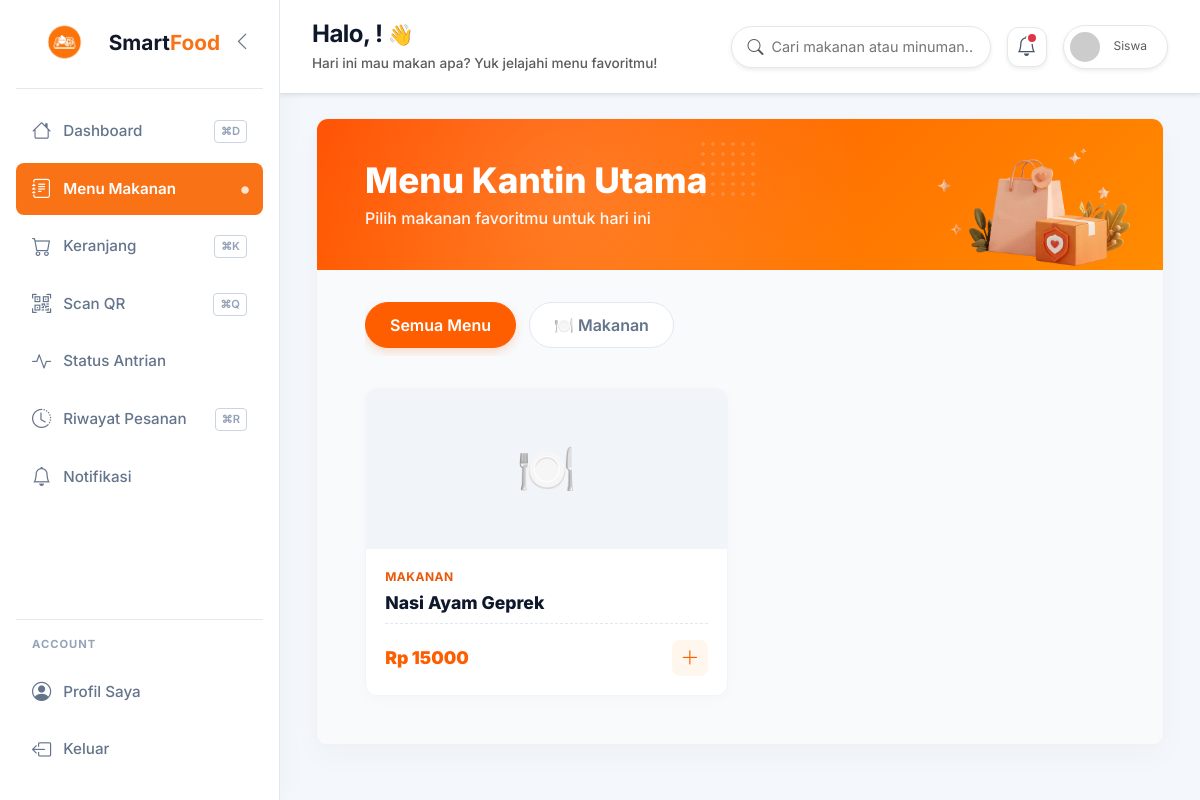
Before: /menu/3/ with the older database file.
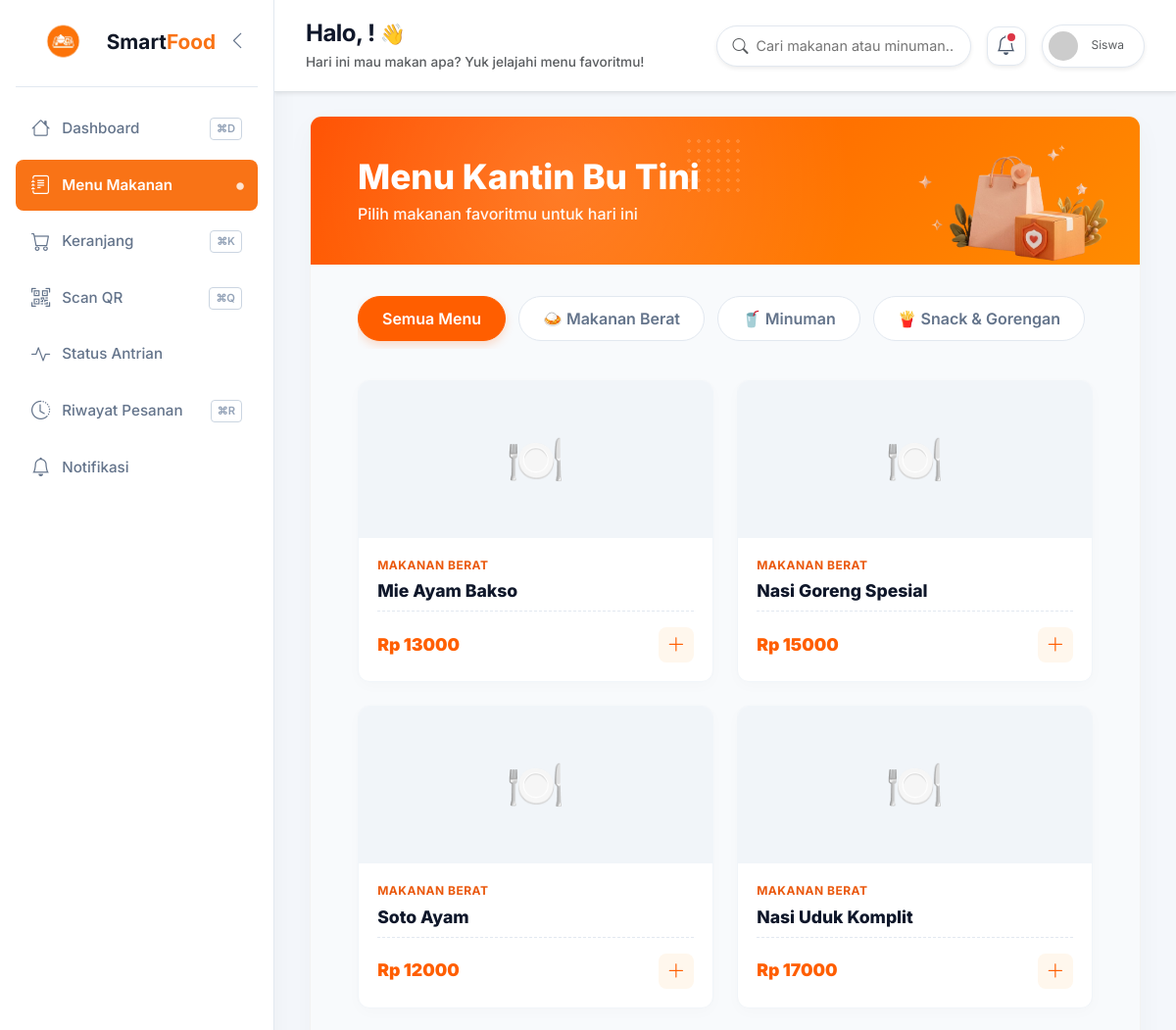
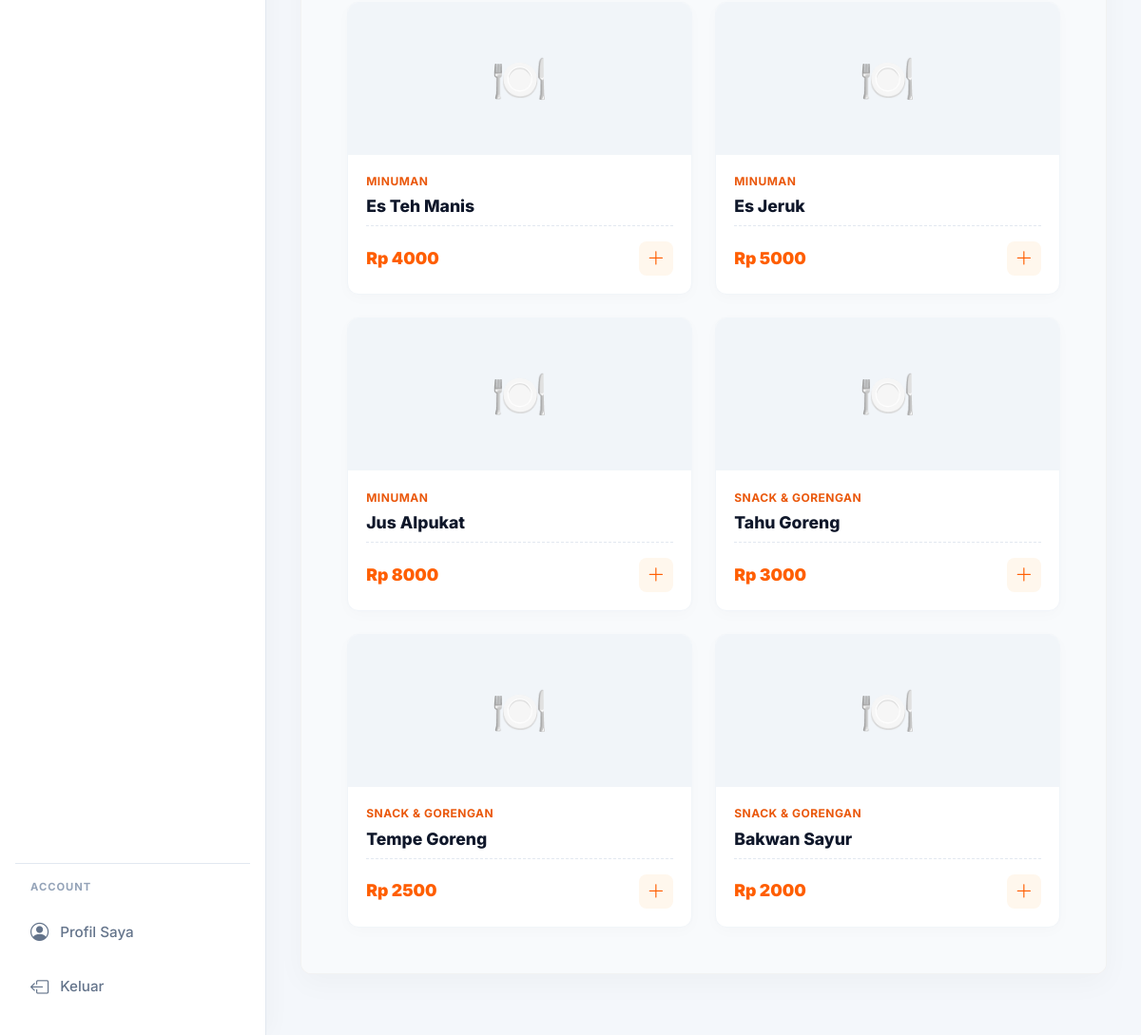
After: the same page with the newer database file (2 pictures, top to bottom).
### accounts/models.py (models this page shows, shortened)
class Canteen(models.Model):
    name = models.CharField(max_length=100)
    description = models.TextField(blank=True)
    location = models.CharField(max_length=200)
    vendor = models.OneToOneField(
        CustomUser,
        on_delete=models.CASCADE,
        related_name='canteen',
        limit_choices_to={'role': 'vendor'}
    )
    image = models.ImageField(upload_to='canteens/', blank=True, null=True)
    is_active = models.BooleanField(default=True)
    open_time = models.TimeField(null=True, blank=True)
    close_time = models.TimeField(null=True, blank=True)
    created_at = models.DateTimeField(auto_now_add=True)
    class Meta:
        verbose_name = 'Kantin'
        verbose_name_plural = 'Daftar Kantin'

### menu/models.py (models this page shows, shortened)
class Category(models.Model):
    name = models.CharField(max_length=100)
    icon = models.CharField(max_length=10, default='🍽️')
    class Meta:
        verbose_name_plural = 'Kategori'

class MenuItem(models.Model):
    canteen = models.ForeignKey(Canteen, on_delete=models.CASCADE, related_name='menu_items')
    category = models.ForeignKey(Category, on_delete=models.SET_NULL, null=True, blank=True, related_name='items')
    name = models.CharField(max_length=200)
    description = models.TextField(blank=True)
    price = models.DecimalField(max_digits=10, decimal_places=0)
    image = models.ImageField(upload_to='menu/', blank=True, null=True)
    is_available = models.BooleanField(default=True)
    order_count = models.PositiveIntegerField(default=0)
    created_at = models.DateTimeField(auto_now_add=True)
    updated_at = models.DateTimeField(auto_now=True)
    class Meta:
        verbose_name = 'Menu'
        verbose_name_plural = 'Daftar Menu'
        ordering = ['-order_count']

### menu/views.py (the view)
# urls.py: path('<int:canteen_id>/', views.menu_list, name='menu_list'),
def menu_list(request, canteen_id):
    canteen = get_object_or_404(Canteen, id=canteen_id, is_active=True)
    categories = Category.objects.filter(items__canteen=canteen).distinct()
    selected_cat = request.GET.get('category', '')
    items = MenuItem.objects.filter(canteen=canteen, is_available=True)
    if selected_cat:
        items = items.filter(category__id=selected_cat)
    context = {
        'canteen': canteen,
        'items': items,
        'categories': categories,
        'selected_cat': selected_cat,
    }
    return render(request, 'menu/list.html', context)

### notifications/context_processors.py (called while the page is built, shortened)
def notifications_processor(request):
    return {'unread_notifications': 0, 'recent_notifications': []}

### templates/menu/list.html (shortened to what this page needs)
{% extends 'student_panel/base_student.html' %}
{% load static %}
{% block nav_menu_makanan %}active{% endblock %}
{% block content %}
<div class="container-fluid wrapper-outer">
    <div class="main-card">
        <div class="header-premium">
            <div class="header-text-box">
                <h1>Menu {{ canteen.name }}</h1>
                <p>Pilih makanan favoritmu untuk hari ini</p>
            </div>
            <img src="{% static 'img/keranang.png' %}" alt="Illustration" class="header-illustration">
        </div>
        <div class="content-inner">
            <div class="category-filter">
                <a href="{% url 'menu_list' canteen.id %}" class="btn-cat {% if not selected_cat %}active{% endif %}">
                    Semua Menu
                </a>
                {% for cat in categories %}
                <a href="?category={{ cat.id }}" class="btn-cat {% if selected_cat == cat.id|stringformat:'s' %}active{% endif %}">
                    {{ cat.icon }} {{ cat.name }}
                </a>
                {% endfor %}
            </div>
            <div class="menu-grid">
                {% for item in items %}
                <div class="menu-card">
                    <a href="{% url 'menu_detail' item.id %}" style="text-decoration: none; display: block; flex-grow: 1;">
                        <div class="menu-img-wrapper">
                            {% if item.image %}
                            <img src="{{ item.image.url }}" class="menu-img" alt="{{ item.name }}">
                            {% else %}
                            <div class="menu-placeholder">🍽️</div>
                            {% endif %}
                        </div>
                        <div class="menu-info">
                            <div class="menu-cat-label">{{ item.category.name|default:"Umum" }}</div>
                            <h3 class="menu-name">{{ item.name }}</h3>
                            <div class="menu-footer">
                                <div class="menu-price">Rp {{ item.price }}</div>
                                <button onclick="addToCart(event, {{ item.id }})" class="btn-add">
                                    <i class="bi bi-plus-lg"></i>
                                </button>
                            </div>
                        </div>
                    </a>
                </div>
                {% endfor %}
            </div>
        </div>
    </div>
</div>
{% endblock %}

### templates/student_panel/base_student.html (shortened to what this page needs)
{% load static %}
<!DOCTYPE html>
<html lang="id">
<head>
    <link href="https://cdn.jsdelivr.net/npm/bootstrap@5.3.2/dist/css/bootstrap.min.css" rel="stylesheet">
    <link rel="stylesheet" href="https://cdn.jsdelivr.net/npm/bootstrap-icons@1.11.1/font/bootstrap-icons.css">
</head>
<body>
    <aside class="sidebar" id="sidebar">
        <div class="sidebar-header" style="justify-content: space-between;">
            <a href="#" class="brand d-flex align-items-center text-decoration-none"
                style="gap: 4px; overflow: hidden; white-space: nowrap;">
                <img src="{% static 'img/logo2.png' %}" alt="Logo" style="height: 44px; border-radius: 8px;">
                <span class="brand-text fw-bold"
                    style="font-size: 1.3rem; color: #111827; line-height: 1.1; margin-top: 2px;">Smart<span
                        style="color: var(--primary);">Food</span></span>
            </a>
            <button class="toggle-sidebar-btn d-none d-lg-block" onclick="toggleSidebar()" style="margin-left: 0;">
                <i class="bi bi-chevron-left" id="toggleIcon"></i>
            </button>
        </div>
        <ul class="nav-menu">
            <li class="nav-item">
                <a href="{% url 'student_dashboard' %}" class="nav-link {% block nav_dashboard %}{% endblock %}">
                    <i class="bi bi-house"></i> <span>Dashboard</span> <span class="shortcut">⌘D</span>
                </a>
            </li>
            <li class="nav-item">
                <a href="{% url 'student_menu' %}" class="nav-link {% block nav_menu_makanan %}{% endblock %}">
                    <i class="bi bi-journal-text"></i> <span>Menu Makanan</span>
                </a>
            </li>
            <li class="nav-item">
                <a href="{% url 'cart' %}" class="nav-link {% block nav_cart %}{% endblock %}">
                    <i class="bi bi-cart"></i> <span>Keranjang</span> <span class="shortcut">⌘K</span>
                </a>
            </li>
            <li class="nav-item">
                <a href="{% url 'scan_qr' %}" class="nav-link {% block nav_scan %}{% endblock %}">
                    <i class="bi bi-qr-code-scan"></i> <span>Scan QR</span> <span class="shortcut">⌘Q</span>
                </a>
            </li>
            <li class="nav-item">
                <a href="{% url 'current_queue' %}" class="nav-link {% block nav_status_antrian %}{% endblock %}">
                    <i class="bi bi-activity"></i> <span>Status Antrian</span>
                </a>
            </li>
            <li class="nav-item">
                <a href="{% url 'order_history' %}" class="nav-link {% block nav_history %}{% endblock %}">
                    <i class="bi bi-clock-history"></i> <span>Riwayat Pesanan</span> <span class="shortcut">⌘R</span>
                </a>
            </li>
            <li class="nav-item">
                <a href="{% url 'notifications' %}" class="nav-link {% block nav_notifikasi %}{% endblock %}">
                    <i class="bi bi-bell"></i> <span>Notifikasi</span>
                </a>
            </li>
        </ul>
        <ul class="nav-menu bottom-nav"
            style="flex-grow: 0; margin-top: auto; padding-top: 1rem; border-top: 1px solid var(--border-color);">
            <div
                style="font-size: 0.7rem; font-weight: 700; color: #94a3b8; margin-bottom: 0.5rem; padding-left: 1rem; letter-spacing: 1px;">
                ACCOUNT</div>
            <li class="nav-item">
                <a href="{% url 'profile' %}" class="nav-link {% block nav_profile %}{% endblock %}"><i
                        class="bi bi-person-circle"></i> <span>Profil Saya</span></a>
            </li>
            <li class="nav-item">
                <a href="{% url 'logout' %}" class="nav-link"><i class="bi bi-box-arrow-left"></i>
                    <span>Keluar</span></a>
            </li>
        </ul>
    </aside>
    <main class="main-content">
        {% block top_header %}
        {% include 'student_panel/header.html' %}
        {% endblock %}
        {% block content %}{% endblock %}
    </main>
</body>
</html>

### templates/student_panel/header.html (shortened to what this page needs)
<div class="student-top-header bg-white d-flex justify-content-between align-items-center mb-4 border-bottom shadow-sm" style="margin: 0 -1.5rem 2rem -1.5rem; padding: 1.25rem 2rem; border-color: #e2e8f0; position: sticky; top: 0; z-index: 1000;">
    <div class="d-flex align-items-center gap-3">
        <div class="header-title">
            <h1 class="fw-bold mb-1" style="font-size: 1.5rem; color: #0f172a; letter-spacing: -0.5px;">
                {% block header_title %}Halo, {{ user.first_name|default:user.username }}! <span style="font-size: 1.3rem;">👋</span>{% endblock %}
            </h1>
            <p class="text-muted mb-0" style="font-size: 0.85rem; font-weight: 500;">
                {% block header_subtitle %}Hari ini mau makan apa? Yuk jelajahi menu favoritmu!{% endblock %}
            </p>
        </div>
    </div>
    <div class="header-actions d-flex align-items-center gap-3">
        <div class="d-none d-md-flex align-items-center bg-white px-3 py-2 rounded-pill shadow-sm" style="border: 1px solid #e2e8f0; width: 260px;">
            <i class="bi bi-search text-muted me-2"></i>
            <input type="text" placeholder="Cari makanan atau minuman..." class="border-0 bg-transparent w-100" style="outline: none; font-size: 0.9rem; color: #334155;">
        </div>
        <a href="{% url 'order_history' %}" class="position-relative bg-white shadow-sm d-flex align-items-center justify-content-center text-dark text-decoration-none" style="width: 40px; height: 40px; border-radius: 12px; border: 1px solid #e2e8f0; transition: transform 0.2s;" onmouseover="this.style.transform='translateY(-2px)'" onmouseout="this.style.transform='translateY(0)'">
            <i class="bi bi-bell fs-5" style="color: #475569;"></i>
            <span class="position-absolute translate-middle p-1 bg-danger border border-2 border-white rounded-circle" style="top: 10px; right: 2px;">
            </span>
        </a>
        <a href="#" class="d-flex align-items-center gap-2 bg-white p-1 rounded-pill text-decoration-none shadow-sm" style="border: 1px solid #e2e8f0; transition: transform 0.2s;" onmouseover="this.style.transform='translateY(-2px)'" onmouseout="this.style.transform='translateY(0)'">
            <img src="https://ui-avatars.com/api/?name={{ user.first_name|default:user.username }}&background=f97316&color=fff&font-size=0.33&bold=true" alt="Avatar" class="rounded-circle" style="width: 34px; height: 34px; object-fit: cover; border: 2px solid white;">
            <div class="d-none d-sm-block pe-3 ps-1">
                <div class="text-muted" style="font-size: 0.75rem; line-height: 1.2;">Siswa</div>
            </div>
        </a>
    </div>
</div>

### templates/student_panel/base_student.html (style rules this page uses)
:root { --sidebar-bg: #ffffff; --main-bg: #F4F7FB; --card-white: #ffffff; --text-dark: #334155; --text-muted: #64748b; --active-pill: #f97316; --active-text: #ffffff; --primary: #f97316; --border-color: #e2e8f0; }
* { margin: 0; padding: 0; box-sizing: border-box; }
body { font-family: 'Inter', sans-serif; background-color: var(--main-bg); color: var(--text-dark); display: flex; height: 100vh; overflow: hidden; }
.sidebar { width: 280px; min-width: 280px; background-color: var(--sidebar-bg); height: 100vh; border-right: 1px solid var(--border-color); box-shadow: 4px 0 24px rgba(0,0,0,0.03); padding: 1.25rem 1rem 1.5rem 1rem; display: flex; flex-direction: column; z-index: 10; transition: all 0.3s cubic-bezier(0.4, 0, 0.2, 1); position: relative; }
.sidebar-header { display: flex; align-items: center; padding: 0 0.5rem 1.5rem 0.5rem; margin-bottom: 1rem; border-bottom: 1px solid var(--border-color); }
.toggle-sidebar-btn { background: transparent; color: var(--text-muted); border: none; display: flex; align-items: center; justify-content: center; cursor: pointer; transition: all 0.2s ease; font-size: 1.2rem; padding: 0 0.2rem; }
.nav-menu { list-style: none; padding: 0; margin: 0; flex-grow: 1; display: flex; flex-direction: column; gap: 0.3rem; overflow-y: auto; }
.nav-link { display: flex; align-items: center; gap: 12px; padding: 0.75rem 1rem; color: var(--text-muted); text-decoration: none; font-weight: 500; font-size: 0.95rem; border-radius: 8px; transition: all 0.2s; position: relative; }
.nav-link i { font-size: 1.2rem; transition: transform 0.2s; }
.nav-link .shortcut { margin-left: auto; font-size: 0.7rem; border: 1px solid #cbd5e1; padding: 2px 6px; border-radius: 4px; color: #94a3b8; font-weight: 600; }
.nav-link.active { background-color: var(--active-pill); color: var(--active-text); font-weight: 600; }
.nav-link.active i { color: var(--active-text); }
.nav-link.active::after { content: "•"; position: absolute; right: 12px; color: rgba(255, 255, 255, 0.8); font-size: 1.5rem; line-height: 1; }
.main-content { flex-grow: 1; padding: 0 1.5rem 2rem 1.5rem; overflow-y: auto; position: relative; }
.header-title h1 { font-size: 1.7rem; font-weight: 800; color: #0f172a; margin: 0; letter-spacing: -0.5px; }
.header-title p { color: var(--text-muted); margin: 0; font-size: 0.95rem; }
.header-actions { display: flex; align-items: center; gap: 1.2rem; }

Changed rows visible on the page:
removed MenuItem: category.name "MAKANAN", name "Nasi Ayam Geprek", price "15000"
changed Canteen: name "Kantin Utama" → "Kantin Bu Tini"
changed Category: icon "🍽️" → "🍛"; name "Makanan" → "Makanan Berat"
added Category: icon "🥤", name "Minuman"
added Category: icon "🍟", name "Snack & Gorengan"
added MenuItem: category.name "MAKANAN BERAT", name "Mie Ayam Bakso", price "13000"
added MenuItem: category.name "MAKANAN BERAT", name "Nasi Goreng Spesial", price "15000"
added MenuItem: category.name "MAKANAN BERAT", name "Soto Ayam", price "12000"
added MenuItem: category.name "MAKANAN BERAT", name "Nasi Uduk Komplit", price "17000"
added MenuItem: category.name "MINUMAN", name "Es Teh Manis", price "4000"
added MenuItem: category.name "MINUMAN", name "Es Jeruk", price "5000"
added MenuItem: category.name "MINUMAN", name "Jus Alpukat", price "8000"
added MenuItem: category.name "SNACK & GORENGAN", name "Tahu Goreng", price "3000"
added MenuItem: category.name "SNACK & GORENGAN", name "Tempe Goreng", price "2500"
added MenuItem: category.name "SNACK & GORENGAN", name "Bakwan Sayur", price "2000"
